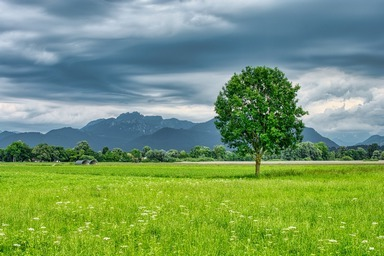
#> input picture 05_colorspace/images/blend_landscape.jpg, 384 x 256 px
$ python 8_fetch_color.py
#> lines starting #> are read from the running program, lines starting #| are printed output that depends on the picture; after the words box and inside, x2 and y2 are one past the last pixel; in counts of white or black regions, pixels touching at a corner belong together
import numpy as np
import cv2

filename = './images/blend_landscape.jpg'

img = cv2.imread(filename)
#> img is the input picture: shape (256, 384, 3); mean B, G, R 105.8, 152.3, 118.1
hsv = cv2.cvtColor(img, cv2.COLOR_BGR2HSV) # 轉為 HSV 格式
#> hsv: shape (256, 384, 3); mean H, S, V 72.6, 133.7, 162.3

lower_green = np.array([35,43,46])
upper_green = np.array([77,255,255])
mask = cv2.inRange(hsv,lower_green,upper_green)
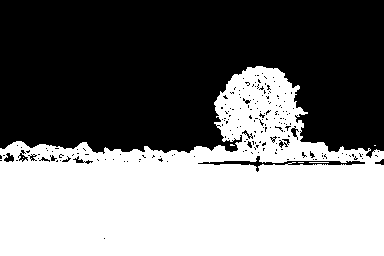
#> mask: shape (256, 384); 46.6% white; 6 white regions (4 under 20 px), largest, box (x1, y1, x2, y2) and area: (0, 66, 384, 256) 45744, (309, 162, 329, 163) 20

ret = cv2.bitwise_and(img, img, mask=mask)
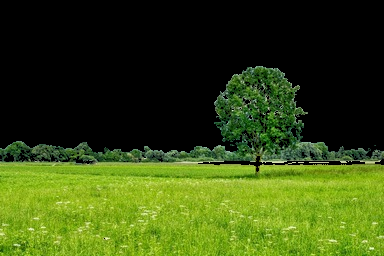
#> ret: shape (256, 384, 3); mean B, G, R 17.1, 73, 54.3

cv2.imshow("Original Image", img)
cv2.imshow("Result", ret)
cv2.waitKey(0)
